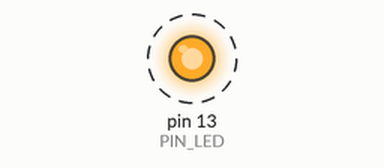
Recording of a sketch running on a simulated Arduino Uno, built with avr-gcc and run on an emulated ATmega328P. Parts: output pins drawn as LEDs (lit = HIGH). Dashed ring = blinking. What the sketch prints to the serial monitor is not drawn.

Above: at 0.5 s.
Timing chart, 0 to 4.6 s (numbered marks = the images above):
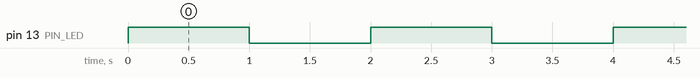

Measured:
- by itself, pin 13 (PIN_LED): alternates HIGH for 1.0 s and LOW for 1.0 s

The sketch:

04_example_3.ino.ino
```cpp
#define PIN_LED 13
unsigned int count, toggle;
void setup() {
  // put your setup code here, to run once:
  pinMode(PIN_LED,OUTPUT);
  Serial.begin(9600);
  while (!Serial){
    ; // wait for serial port to connect
  }
  Serial.println("Hello World!");
  count = toggle = 0;
  digitalWrite(PIN_LED, toggle);

}

void loop() {
  // put your main code here, to run repeatedly:
  Serial.println(++count);
  toggle = toggle_state(toggle);
  digitalWrite(PIN_LED, toggle);
  delay(1000);
}
int toggle_state(int toggle){
  toggle++;
  if (toggle > 1){
    toggle = 0;
  }
  return toggle;
}
```
